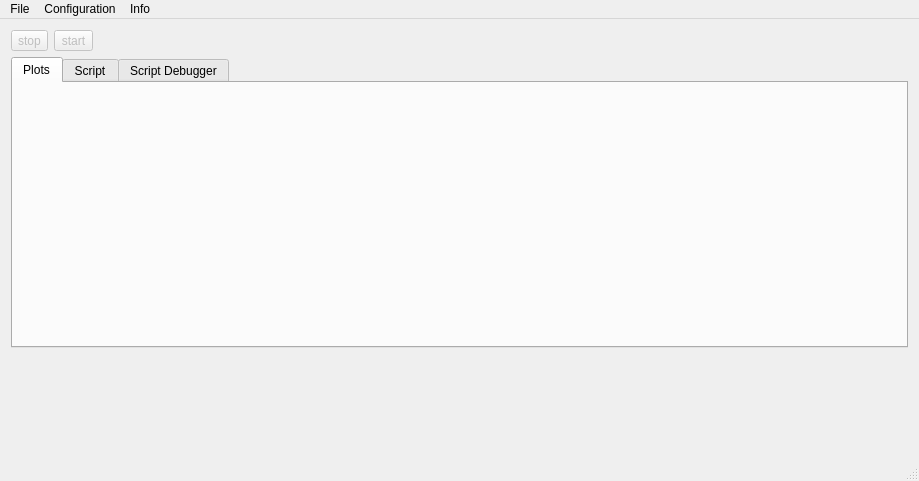
<?xml version="1.0" encoding="UTF-8"?>
<ui version="4.0">
 <class>MainWindow</class>
 <widget class="QMainWindow" name="MainWindow">
  <property name="geometry">
   <rect>
    <x>0</x>
    <y>0</y>
    <width>919</width>
    <height>481</height>
   </rect>
  </property>
  <property name="sizePolicy">
   <sizepolicy hsizetype="Preferred" vsizetype="Preferred">
    <horstretch>0</horstretch>
    <verstretch>0</verstretch>
   </sizepolicy>
  </property>
  <property name="windowTitle">
   <string>DOAS Commander</string>
  </property>
  <widget class="QWidget" name="centralWidget">
   <property name="sizePolicy">
    <sizepolicy hsizetype="Ignored" vsizetype="Ignored">
     <horstretch>0</horstretch>
     <verstretch>0</verstretch>
    </sizepolicy>
   </property>
   <layout class="QGridLayout" name="gridLayout">
    <item row="2" column="0">
     <layout class="QVBoxLayout" name="mainVertLayout">
      <property name="topMargin">
       <number>0</number>
      </property>
      <item>
       <layout class="QHBoxLayout" name="horizontalLayout_2">
        <property name="topMargin">
         <number>0</number>
        </property>
        <item>
         <widget class="QToolButton" name="BtnStop">
          <property name="enabled">
           <bool>false</bool>
          </property>
          <property name="text">
           <string>stop</string>
          </property>
         </widget>
        </item>
        <item>
         <widget class="QToolButton" name="BtnStart">
          <property name="enabled">
           <bool>false</bool>
          </property>
          <property name="text">
           <string>start</string>
          </property>
         </widget>
        </item>
        <item>
         <spacer name="horizontalSpacer">
          <property name="orientation">
           <enum>Qt::Horizontal</enum>
          </property>
          <property name="sizeHint" stdset="0">
           <size>
            <width>40</width>
            <height>20</height>
           </size>
          </property>
         </spacer>
        </item>
       </layout>
      </item>
      <item>
       <widget class="QTabWidget" name="tabWidget">
        <property name="currentIndex">
         <number>0</number>
        </property>
        <widget class="QWidget" name="tabPlot">
         <attribute name="title">
          <string>Plots</string>
         </attribute>
         <layout class="QGridLayout" name="gridLayout_2">
          <item row="0" column="0">
           <layout class="QVBoxLayout" name="verticalLayout">
            <property name="sizeConstraint">
             <enum>QLayout::SetNoConstraint</enum>
            </property>
            <item>
             <layout class="QHBoxLayout" name="hbox">
              <property name="sizeConstraint">
               <enum>QLayout::SetDefaultConstraint</enum>
              </property>
              <item>
               <spacer name="verticalSpacer_2">
                <property name="orientation">
                 <enum>Qt::Vertical</enum>
                </property>
                <property name="sizeHint" stdset="0">
                 <size>
                  <width>20</width>
                  <height>40</height>
                 </size>
                </property>
               </spacer>
              </item>
             </layout>
            </item>
           </layout>
          </item>
         </layout>
        </widget>
        <widget class="QWidget" name="tabScript">
         <attribute name="title">
          <string>Script</string>
         </attribute>
         <layout class="QGridLayout" name="gridLayout_4">
          <item row="0" column="0">
           <layout class="QHBoxLayout" name="ScriptLayout"/>
          </item>
         </layout>
        </widget>
        <widget class="QWidget" name="tabDebug">
         <attribute name="title">
          <string>Script Debugger</string>
         </attribute>
         <layout class="QGridLayout" name="gridLayout_3">
          <item row="0" column="0">
           <layout class="QHBoxLayout" name="horizontalLayout">
            <item>
             <layout class="QVBoxLayout" name="code_vertLayout">
              <property name="leftMargin">
               <number>10</number>
              </property>
             </layout>
            </item>
            <item>
             <layout class="QHBoxLayout" name="code_horizLayout"/>
            </item>
           </layout>
          </item>
         </layout>
        </widget>
       </widget>
      </item>
      <item>
       <layout class="QHBoxLayout" name="debugoutLayout">
        <property name="topMargin">
         <number>0</number>
        </property>
        <property name="rightMargin">
         <number>0</number>
        </property>
        <item>
         <spacer name="debugoutspcer">
          <property name="orientation">
           <enum>Qt::Vertical</enum>
          </property>
          <property name="sizeType">
           <enum>QSizePolicy::Maximum</enum>
          </property>
          <property name="sizeHint" stdset="0">
           <size>
            <width>20</width>
            <height>100</height>
           </size>
          </property>
         </spacer>
        </item>
       </layout>
      </item>
     </layout>
    </item>
   </layout>
  </widget>
  <widget class="QMenuBar" name="menuBar">
   <property name="geometry">
    <rect>
     <x>0</x>
     <y>0</y>
     <width>919</width>
     <height>23</height>
    </rect>
   </property>
   <widget class="QMenu" name="menuFile">
    <property name="title">
     <string>File</string>
    </property>
    <addaction name="actionOpen"/>
    <addaction name="actionClose"/>
   </widget>
   <widget class="QMenu" name="menuConfiguration">
    <property name="title">
     <string>Configuration</string>
    </property>
    <addaction name="actionTempctrler"/>
    <addaction name="actionConfigSpectrometer"/>
   </widget>
   <widget class="QMenu" name="menuInfo">
    <property name="title">
     <string>Info</string>
    </property>
    <addaction name="actionInfo"/>
   </widget>
   <addaction name="menuFile"/>
   <addaction name="menuConfiguration"/>
   <addaction name="menuInfo"/>
  </widget>
  <widget class="QStatusBar" name="statusBar"/>
  <action name="actionTempctrler">
   <property name="text">
    <string>Scanner</string>
   </property>
   <property name="visible">
    <bool>true</bool>
   </property>
  </action>
  <action name="actionClose">
   <property name="text">
    <string>Close</string>
   </property>
  </action>
  <action name="actionConfigSpectrometer">
   <property name="text">
    <string>Spectrometer</string>
   </property>
  </action>
  <action name="actionOpen">
   <property name="text">
    <string>Open Script</string>
   </property>
  </action>
  <action name="actionInfo">
   <property name="text">
    <string>About</string>
   </property>
  </action>
 </widget>
 <layoutdefault spacing="6" margin="11"/>
 <resources/>
 <connections/>
</ui>
